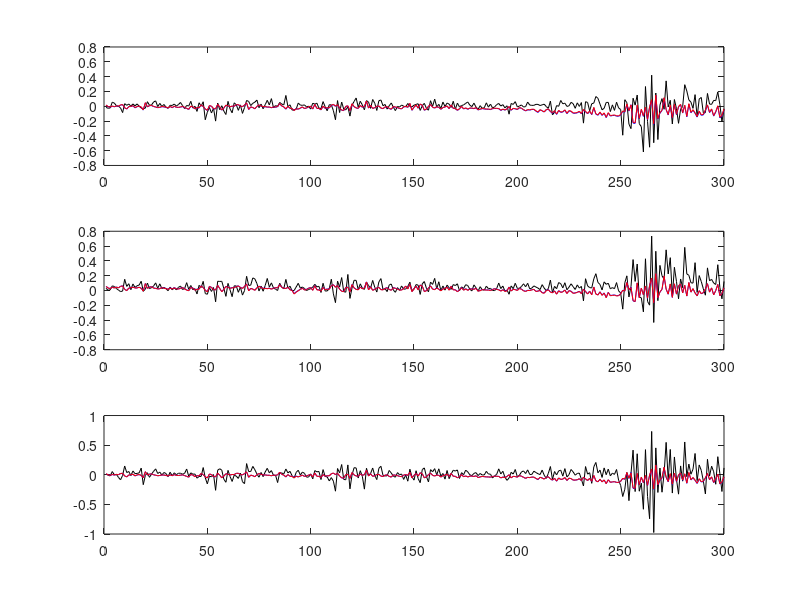

Here is the MATLAB script that generated this plot:
clc,clear
close all
load NASDQD
data=nasdqd(2301:2600,:);
load Preds_Outputs
TrueChange=(data(:,[7,8,10])-data(:,4))/1000;
BasicChange=BasicOutputs-data(:,4)/1000;
Heter1Change=HeterOutputs1-data(:,4)/1000;
Heter2Change=HeterOutputs2-data(:,4)/1000;
%%MAE
BasicMAE=mean(abs(BasicChange-TrueChange))
Heter1MAE=mean(abs(Heter1Change-TrueChange))
Heter2MAE=mean(abs(Heter2Change-TrueChange))
%%RMSE
BasicRMSE=sqrt(mean((BasicChange-TrueChange).^2))
Heter1RMSE=sqrt(mean((Heter1Change-TrueChange).^2))
Heter2RMSE=sqrt(mean((Heter2Change-TrueChange).^2))

for i=1:3
subplot(3,1,i)    
plot(TrueChange(:,i),'k')
hold on
plot(Heter1Change(:,i),'b')
hold on
plot(Heter2Change(:,i),'r')
end

